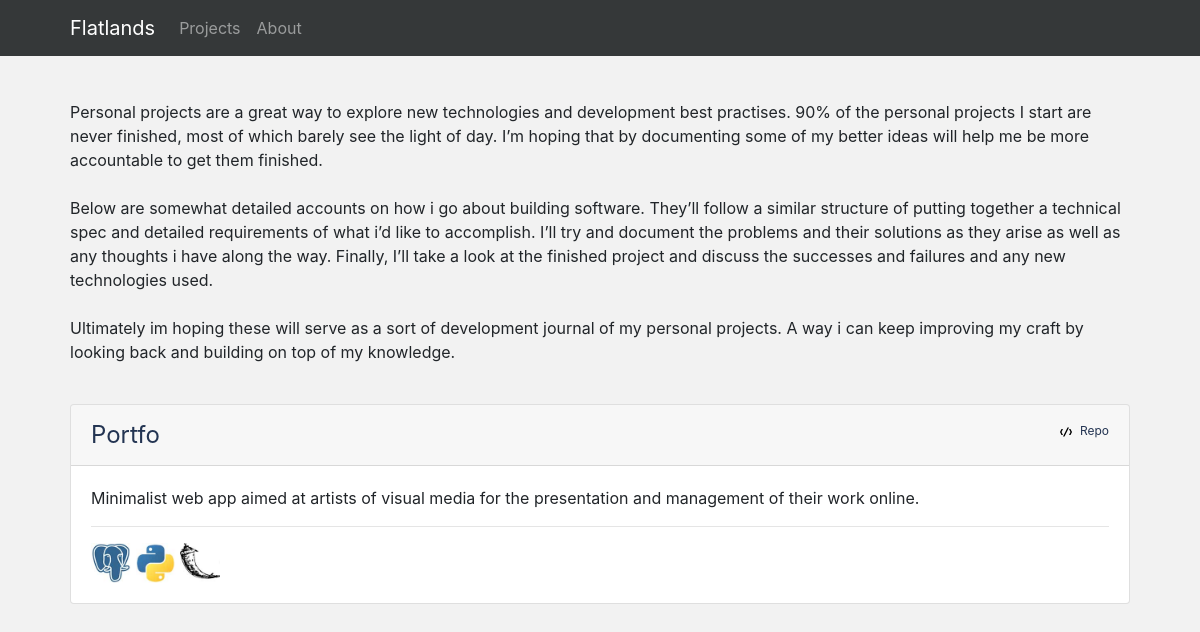
The app's page /projects/, older data.
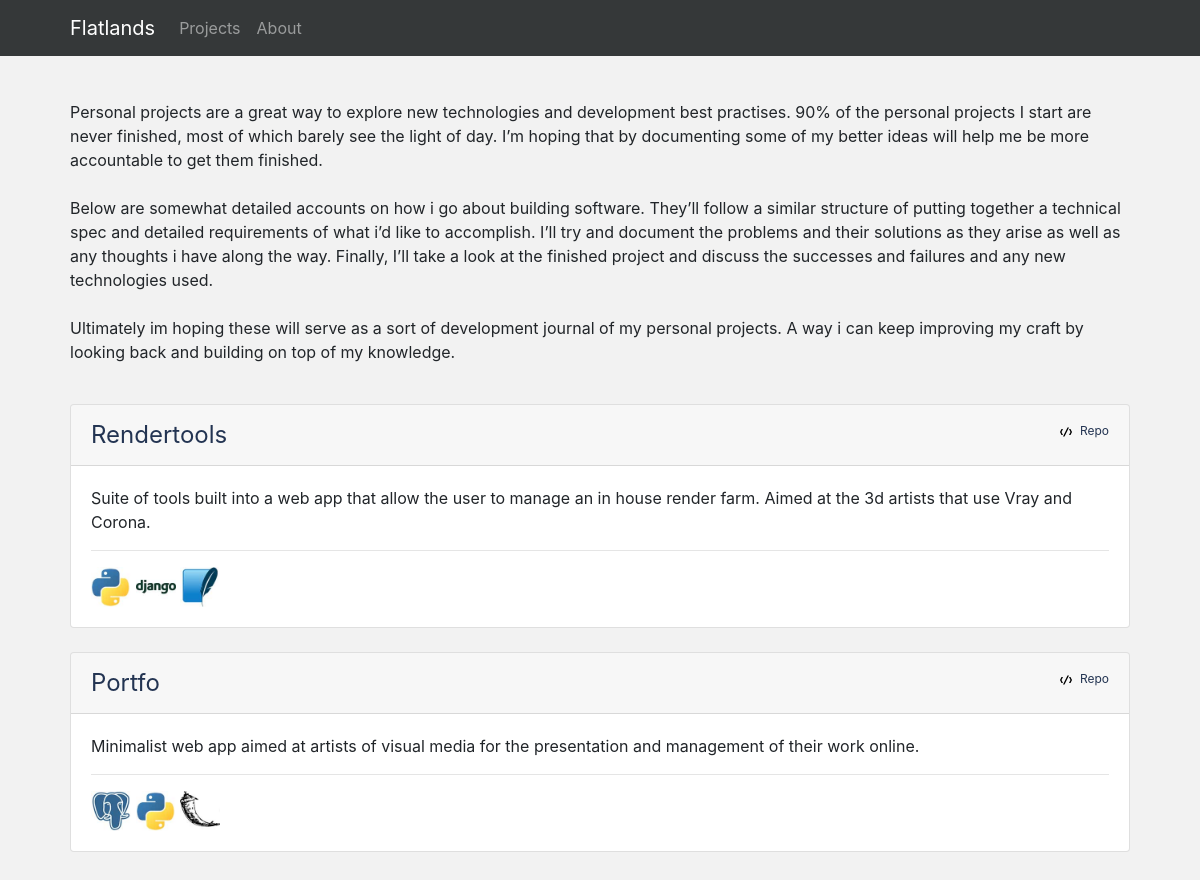
The same page, newer data.
### blog/models.py (models this page shows, shortened)
class Project(models.Model):
    name = models.CharField(max_length=200)
    pub_date = models.DateTimeField('date published')
    strap = models.CharField(max_length=300)
    content = models.CharField(max_length=5000)
    tags = models.ManyToManyField(Tag, blank=True)
    cover_img = models.CharField(max_length=200)
    published = models.BooleanField(default=False)
    repo = models.CharField(max_length=200, null=True, blank=True)

class UsedSoftware(models.Model):
    name = models.CharField(max_length=200)
    small_logo = models.CharField(max_length=200)
    projects = models.ManyToManyField(Project, blank=True)
    website = models.CharField(max_length=200)
    def __str__(self):
        return self.name

### blog/views.py (the view)
# urls.py: path('projects/', views.projects, name='projects'),
def projects(request):
    projects = Project.objects.filter(published=True).order_by('-pub_date')
    context = {'projects': projects,
        'searchform': SearchForm()}
    return render(request, 'blog/projects.html', context)

### blog/templates/blog/projects.html
{% extends "blog/base.html" %} {% load static %} {% block content %}
<div class="container content">
        <div style="padding-top:100px;padding-bottom:40px;">
                Personal projects are a great way to explore new technologies and development best practises. 90% of the personal projects
                I start are never finished, most of which barely see the light of day. I’m hoping that by documenting some
                of my better ideas will help me be more accountable to get them finished.
                <br>
                <br> Below are somewhat detailed accounts on how i go about building software. They’ll follow a similar structure
                of putting together a technical spec and detailed requirements of what i’d like to accomplish. I’ll try and
                document the problems and their solutions as they arise as well as any thoughts i have along the way. Finally,
                I’ll take a look at the finished project and discuss the successes and failures and any new technologies
                used.
                <br>
                <br> Ultimately im hoping these will serve as a sort of development journal of my personal projects. A way i
                can keep improving my craft by looking back and building on top of my knowledge.
        </div>
        {% if projects %} {% for project in projects %}
        <div class="card">
                <div class="card-header">
                        <div style="display: flex; flex-direction: row; justify-content: space-between">
                                <div>
                                        <a style="font-size: 24px;" href="/projects/{{ project.id }}/">{{project.name|capfirst}}</a>
                                </div>
                                <div>
                                        <span style="font-size: 12px;">
                                                <img class="iconic-svg-small" src="{% static 'blog/svg/code.svg' %}" alt="code icon">
                                                <a href="{{project.repo}}">Repo</a>
                                        </span>
                                </div>
                        </div>
                </div>
                <div class="card-body">
                        <div>
                                {{project.content|capfirst|truncatewords:50}}
                        </div>
                        <hr>
                        <div>
                                {% for tech in project.usedsoftware_set.all %}
                                <a href="{{tech.website}}">
                                        <img class="tech-icon" src="{% static 'blog/img/'|add:tech.small_logo %}" alt="{{tech}} icon">
                                </a>
                                {% endfor %}
                        </div>
                </div>
        </div>
        <br> {% endfor %} {% else %} No Projects :( {% endif %}
</div>
{% endblock %}

Row changes from the older to the newer data that the page shows:
now on this page (row edited): Project: name "Rendertools", content "Suite of tools built into a web app that allow the user to manage an in house render farm. Aimed at the 3d artists that use Vray and Corona.", UsedSoftware (small_logo+name (picture))
now on this page (row unchanged): UsedSoftware: small_logo+name (picture), shown under "Rendertools"
now on this page (row unchanged): UsedSoftware: small_logo (picture), shown under "Rendertools"
